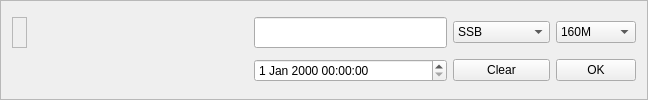
       <widget class="QFrame" name="frame">
        <property name="frameShape">
         <enum>QFrame::StyledPanel</enum>
        </property>
        <property name="frameShadow">
         <enum>QFrame::Raised</enum>
        </property>
        <layout class="QGridLayout" name="gridLayout">
         <item row="0" column="0">
          <widget class="QLabel" name="ledColorTextLabel">
           <property name="sizePolicy">
            <sizepolicy hsizetype="Minimum" vsizetype="Minimum">
             <horstretch>0</horstretch>
             <verstretch>0</verstretch>
            </sizepolicy>
           </property>
           <property name="minimumSize">
            <size>
             <width>15</width>
             <height>15</height>
            </size>
           </property>
           <property name="frameShape">
            <enum>QFrame::StyledPanel</enum>
           </property>
           <property name="frameShadow">
            <enum>QFrame::Sunken</enum>
           </property>
           <property name="lineWidth">
            <number>1</number>
           </property>
           <property name="text">
            <string/>
           </property>
           <property name="wordWrap">
            <bool>false</bool>
           </property>
          </widget>
         </item>
         <item row="0" column="1">
          <spacer name="horizontalSpacer_2">
           <property name="orientation">
            <enum>Qt::Horizontal</enum>
           </property>
           <property name="sizeHint" stdset="0">
            <size>
             <width>138</width>
             <height>18</height>
            </size>
           </property>
          </spacer>
         </item>
         <item row="0" column="2">
          <widget class="QLineEdit" name="qrzLineEdit">
           <property name="minimumSize">
            <size>
             <width>80</width>
             <height>0</height>
            </size>
           </property>
           <property name="font">
            <font>
             <pointsize>14</pointsize>
             <weight>75</weight>
             <bold>true</bold>
            </font>
           </property>
           <property name="toolTip">
            <string>Enter the DX's QRZ</string>
           </property>
          </widget>
         </item>
         <item row="0" column="3">
          <widget class="QComboBox" name="modeComboBox">
           <property name="toolTip">
            <string>Mode selection</string>
           </property>
           <item>
            <property name="text">
             <string>SSB</string>
            </property>
           </item>
           <item>
            <property name="text">
             <string>CW</string>
            </property>
           </item>
           <item>
            <property name="text">
             <string>FM</string>
            </property>
           </item>
           <item>
            <property name="text">
             <string>PSK31</string>
            </property>
           </item>
           <item>
            <property name="text">
             <string>SSTV</string>
            </property>
           </item>
           <item>
            <property name="text">
             <string>RTTY</string>
            </property>
           </item>
           <item>
            <property name="text">
             <string>MTTY</string>
            </property>
           </item>
           <item>
            <property name="text">
             <string>PKT</string>
            </property>
           </item>
           <item>
            <property name="text">
             <string>AM</string>
            </property>
           </item>
           <item>
            <property name="text">
             <string>FAX</string>
            </property>
           </item>
           <item>
            <property name="text">
             <string>HELL</string>
            </property>
           </item>
           <item>
            <property name="text">
             <string>JT44</string>
            </property>
           </item>
           <item>
            <property name="text">
             <string>MT63</string>
            </property>
           </item>
           <item>
            <property name="text">
             <string>CLO</string>
            </property>
           </item>
           <item>
            <property name="text">
             <string>TOR</string>
            </property>
           </item>
           <item>
            <property name="text">
             <string>GTOR</string>
            </property>
           </item>
           <item>
            <property name="text">
             <string>FSK</string>
            </property>
           </item>
           <item>
            <property name="text">
             <string>MFSK8</string>
            </property>
           </item>
           <item>
            <property name="text">
             <string>MFSK16</string>
            </property>
           </item>
           <item>
            <property name="text">
             <string>HSFK</string>
            </property>
           </item>
           <item>
            <property name="text">
             <string>ATV</string>
            </property>
           </item>
           <item>
            <property name="text">
             <string>PAC</string>
            </property>
           </item>
           <item>
            <property name="text">
             <string>PAC2</string>
            </property>
           </item>
           <item>
            <property name="text">
             <string>PAC3</string>
            </property>
           </item>
           <item>
            <property name="text">
             <string>PCW</string>
            </property>
           </item>
           <item>
            <property name="text">
             <string>PSK63</string>
            </property>
           </item>
           <item>
            <property name="text">
             <string>PSK125</string>
            </property>
           </item>
           <item>
            <property name="text">
             <string>Q15</string>
            </property>
           </item>
           <item>
            <property name="text">
             <string>THRB</string>
            </property>
           </item>
           <item>
            <property name="text">
             <string>ASCI</string>
            </property>
           </item>
           <item>
            <property name="text">
             <string>AMTORFEC</string>
            </property>
           </item>
           <item>
            <property name="text">
             <string>CHIP64</string>
            </property>
           </item>
           <item>
            <property name="text">
             <string>CIP128</string>
            </property>
           </item>
           <item>
            <property name="text">
             <string>CONTESTI</string>
            </property>
           </item>
           <item>
            <property name="text">
             <string>DSTAR</string>
            </property>
           </item>
           <item>
            <property name="text">
             <string>DOMINO</string>
            </property>
           </item>
           <item>
            <property name="text">
             <string>DOMINOF</string>
            </property>
           </item>
           <item>
            <property name="text">
             <string>FMHELL</string>
            </property>
           </item>
           <item>
            <property name="text">
             <string>FSK31</string>
            </property>
           </item>
           <item>
            <property name="text">
             <string>FSK441</string>
            </property>
           </item>
           <item>
            <property name="text">
             <string>HELL80</string>
            </property>
           </item>
           <item>
            <property name="text">
             <string>JT65</string>
            </property>
           </item>
           <item>
            <property name="text">
             <string>OLIVIA</string>
            </property>
           </item>
           <item>
            <property name="text">
             <string>PAX</string>
            </property>
           </item>
           <item>
            <property name="text">
             <string>PAX2</string>
            </property>
           </item>
           <item>
            <property name="text">
             <string>PSK63F</string>
            </property>
           </item>
           <item>
            <property name="text">
             <string>PSKAM10</string>
            </property>
           </item>
           <item>
            <property name="text">
             <string>PSKAM31</string>
            </property>
           </item>
           <item>
            <property name="text">
             <string>PSKAM50</string>
            </property>
           </item>
           <item>
            <property name="text">
             <string>PSKFEC31</string>
            </property>
           </item>
           <item>
            <property name="text">
             <string>PSKHELL</string>
            </property>
           </item>
           <item>
            <property name="text">
             <string>QPSK31</string>
            </property>
           </item>
           <item>
            <property name="text">
             <string>QPSK63</string>
            </property>
           </item>
           <item>
            <property name="text">
             <string>QPSK125</string>
            </property>
           </item>
           <item>
            <property name="text">
             <string>THRBX</string>
            </property>
           </item>
           <item>
            <property name="text">
             <string>VOI</string>
            </property>
           </item>
          </widget>
         </item>
         <item row="0" column="4">
          <widget class="QComboBox" name="bandComboBox">
           <property name="toolTip">
            <string>Band selection</string>
           </property>
           <item>
            <property name="text">
             <string>160M</string>
            </property>
           </item>
           <item>
            <property name="text">
             <string>80M</string>
            </property>
           </item>
           <item>
            <property name="text">
             <string>60M</string>
            </property>
           </item>
           <item>
            <property name="text">
             <string>40M</string>
            </property>
           </item>
           <item>
            <property name="text">
             <string>30M</string>
            </property>
           </item>
           <item>
            <property name="text">
             <string>20M</string>
            </property>
           </item>
           <item>
            <property name="text">
             <string>17M</string>
            </property>
           </item>
           <item>
            <property name="text">
             <string>15M</string>
            </property>
           </item>
           <item>
            <property name="text">
             <string>12M</string>
            </property>
           </item>
           <item>
            <property name="text">
             <string>10M</string>
            </property>
           </item>
           <item>
            <property name="text">
             <string>6M</string>
            </property>
           </item>
           <item>
            <property name="text">
             <string>4M</string>
            </property>
           </item>
           <item>
            <property name="text">
             <string>2M</string>
            </property>
           </item>
           <item>
            <property name="text">
             <string>125CM</string>
            </property>
           </item>
           <item>
            <property name="text">
             <string>70CM</string>
            </property>
           </item>
           <item>
            <property name="text">
             <string>33CM</string>
            </property>
           </item>
           <item>
            <property name="text">
             <string>23CM</string>
            </property>
           </item>
           <item>
            <property name="text">
             <string>13CM</string>
            </property>
           </item>
          </widget>
         </item>
         <item row="1" column="0" colspan="2">
          <spacer name="horizontalSpacer">
           <property name="orientation">
            <enum>Qt::Horizontal</enum>
           </property>
           <property name="sizeHint" stdset="0">
            <size>
             <width>236</width>
             <height>20</height>
            </size>
           </property>
          </spacer>
         </item>
         <item row="1" column="2">
          <widget class="QDateTimeEdit" name="qsoDateTime">
           <property name="timeSpec">
            <enum>Qt::UTC</enum>
           </property>
          </widget>
         </item>
         <item row="1" column="3">
          <widget class="QPushButton" name="clearBtn">
           <property name="toolTip">
            <string>Clear current QSO</string>
           </property>
           <property name="text">
            <string>Clear</string>
           </property>
          </widget>
         </item>
         <item row="1" column="4">
          <widget class="QPushButton" name="okBtn">
           <property name="toolTip">
            <string>Add this QSO to the log</string>
           </property>
           <property name="text">
            <string>OK</string>
           </property>
          </widget>
         </item>
        </layout>
       </widget>
